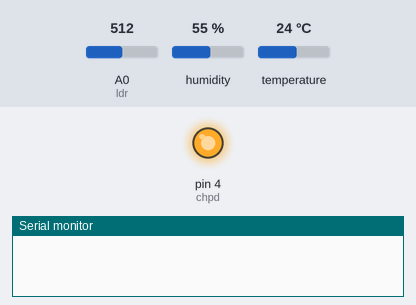
A sketch run on a simulated Arduino Uno, built with avr-gcc and run on an emulated ATmega328P. Shown: output pins drawn as LEDs (lit = HIGH), the last lines printed to the serial monitor. The inputs (shaded band) are chosen by the test bench; at power-on: A0 (ldr) = 512, humidity 55 %, temperature 24 °C. The modem accepts every AT command (registered, SIM ready, sends succeed) and sends nothing else.

Above: at 0.1 s.
At 7.1 s:
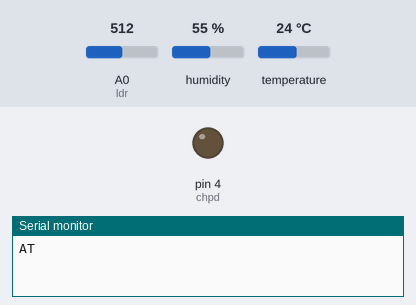
Timing chart, 0 to 9.5 s (numbered marks = the images above):
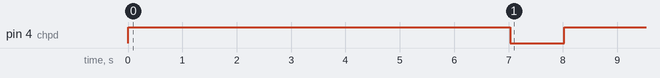

The sketch:

standard.ino.ino
```cpp
#include <SoftwareSerial.h>
#include "DHT.h"
#define DHTPIN 5    // what digital pin we're connected to
int ldr=A0;    //

// Uncomment whatever type you're using!
#define DHTTYPE DHT11   // DHT 11
//#define DHTTYPE DHT22   // DHT 22  (AM2302), AM2321
DHT dht(DHTPIN, DHTTYPE);

SoftwareSerial espDebug(2,3);
int chpd =4;

//configure esp wifi

//configure esp wifi
#define SSID "enter the ssid"
#define PASS "enter the password"

//confiuring iot cloud service
#define IP "184.106.153.149" // ThingSpeak IP Address: 184.106.153.149
String GET = "GET /update?key=4UMLJFY9L4NTD9HG";  // GET /update?key=[THINGSPEAK_KEY]&field1=[data 1]&field2=[data 2]...

void setup()
{
  // put your setup code here, to run once:
Serial.begin(9600);
espDebug.begin(9600);
dht.begin();

pinMode(chpd,OUTPUT);
digitalWrite(chpd,HIGH);
delay(1000);
Serial.println("AT");
delay(5000);

if(Serial.find("OK"))
  {
   espDebug.println("OK");
   delay(1000);
   connectWiFi();
  }
  else
  {
    resetESP();
  }
}
void loop()
{
  //Read amount of light
  int lightValue =analogRead(ldr);
  // Read humidity
  int hum = dht.readHumidity();
  // Read temperature as Celsius (the default)
  int tem = dht.readTemperature();

  String temp =String(tem);// turn integer to string
  String light = String(lightValue);// turn integer to string
  String humid=String(hum);// turn integer to string
  ATdata(temp,light,humid);
  delay(3000);
}

void ATdata( String H, String T , String L)
{

  // ESP8266 Client
  String cmd = "AT+CIPSTART=\"TCP\",\"";// Setup TCP connection
  cmd += IP;
  cmd += "\",80";
  espDebug.println(cmd);
  delay(2000);
  if( Serial.find( "Error" ) )
  {
    espDebug.println( "RECEIVED: Error\nExit1" );
    return;
  }
  cmd = GET + "&field1=" + H +"&field2="+ T + "&field3=" + L +"\r\n";
  Serial.print( "AT+CIPSEND=" );
  Serial.println( cmd.length() );
  if(Serial.find( ">" ) )
  {
    espDebug.print(">");
    espDebug.print(cmd);
    Serial.print(cmd);
  }
  else
  {
    espDebug.println( "AT+CIPCLOSE" );//close TCP connection
  }
  if( Serial.find("OK") )
  {
    espDebug.println( "RECEIVED: OK" );
  }
  else
  {
    espDebug.println( "RECEIVED: Error\nExit2" );
  }
}

boolean connectWiFi()
{
  Serial.println("AT+CWMODE=1");//WiFi STA mode - if '3' it is both client and AP
  delay(2000);

  String cmd="AT+CWJAP=\""; //Connect to Router with AT+CWJAP="SSID","Password"
  cmd+=SSID;
  cmd+="\",\"";
  cmd+=PASS;
  cmd+="\"";

  Serial.println(cmd);
 // espDebug.println(cmd);
  if(Serial.find("OK"))
  {
  delay(5000);
  cmd = "AT+CIPMUX=0";// Set Single connection
  Serial.println(cmd);
   espDebug.println(Serial.readString());
  Serial.println("AT+CWJAP?");
   espDebug.println(Serial.readString());
  }
  else
  {
    resetESP();
  }
}

boolean resetESP()
{
  espDebug.println("ARDUINO: esp reset start");
  digitalWrite(chpd,LOW);
  delay(1000);
  digitalWrite(chpd,HIGH);
  delay(500);
  return true;
}
```
